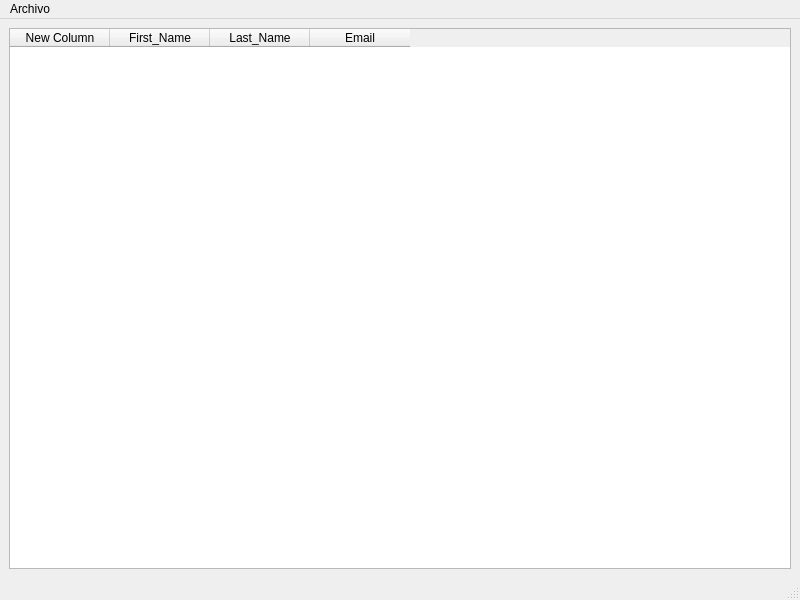
<?xml version="1.0" encoding="UTF-8"?>
<ui version="4.0">
 <class>mainWindow</class>
 <widget class="QMainWindow" name="mainWindow">
  <property name="geometry">
   <rect>
    <x>0</x>
    <y>0</y>
    <width>800</width>
    <height>600</height>
   </rect>
  </property>
  <property name="sizeIncrement">
   <size>
    <width>0</width>
    <height>22</height>
   </size>
  </property>
  <property name="windowTitle">
   <string>MainWindow</string>
  </property>
  <widget class="QWidget" name="centralwidget">
   <layout class="QVBoxLayout" name="verticalLayout">
    <item>
     <widget class="QTableWidget" name="tableStudent">
      <property name="minimumSize">
       <size>
        <width>1</width>
        <height>0</height>
       </size>
      </property>
      <property name="maximumSize">
       <size>
        <width>16777215</width>
        <height>16777215</height>
       </size>
      </property>
      <property name="sizeIncrement">
       <size>
        <width>20</width>
        <height>0</height>
       </size>
      </property>
      <property name="baseSize">
       <size>
        <width>0</width>
        <height>12</height>
       </size>
      </property>
      <property name="focusPolicy">
       <enum>Qt::WheelFocus</enum>
      </property>
      <column>
       <property name="text">
        <string>New Column</string>
       </property>
      </column>
      <column>
       <property name="text">
        <string>First_Name</string>
       </property>
      </column>
      <column>
       <property name="text">
        <string>Last_Name</string>
       </property>
      </column>
      <column>
       <property name="text">
        <string>Email</string>
       </property>
      </column>
     </widget>
    </item>
   </layout>
  </widget>
  <widget class="QMenuBar" name="menubar">
   <property name="geometry">
    <rect>
     <x>0</x>
     <y>0</y>
     <width>800</width>
     <height>22</height>
    </rect>
   </property>
   <widget class="QMenu" name="menuArchivo">
    <property name="title">
     <string>Archivo</string>
    </property>
    <addaction name="separator"/>
    <addaction name="newStudentAction"/>
    <addaction name="quitAction"/>
   </widget>
   <addaction name="menuArchivo"/>
  </widget>
  <widget class="QStatusBar" name="statusbar"/>
  <action name="newStudentAction">
   <property name="text">
    <string>Nuevo Estudiante</string>
   </property>
  </action>
  <action name="quitAction">
   <property name="text">
    <string>Salir</string>
   </property>
  </action>
 </widget>
 <resources/>
 <connections/>
</ui>
